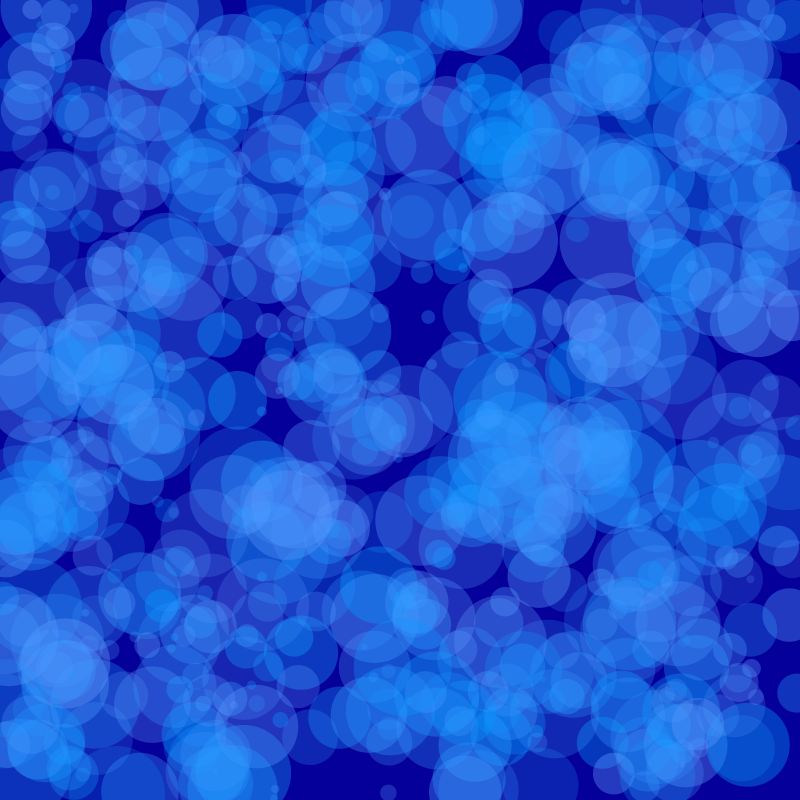
Frame 1 (no input)
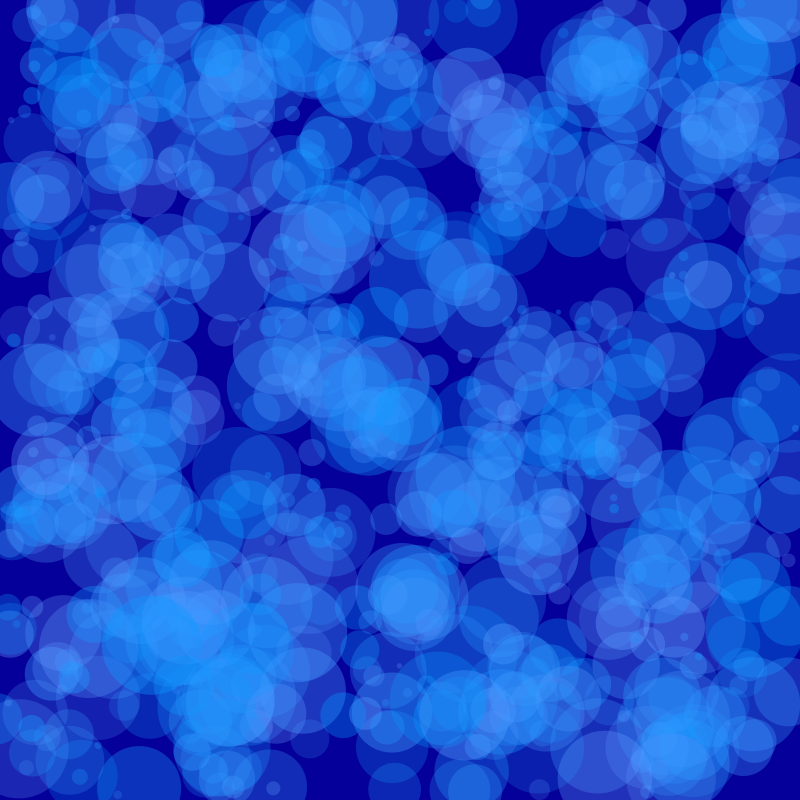
Frame 60 (the mouse pressed at the canvas centre just before this capture)
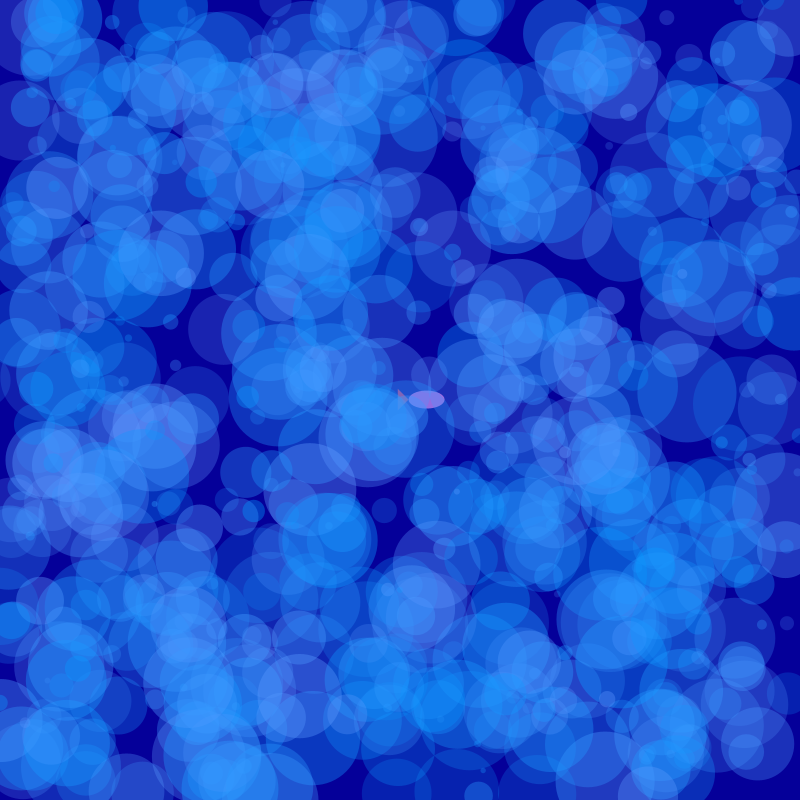
Frame 120 (the mouse held since frame 60 and released just before this capture)

The Processing sketch that drew these frames (run headless with seeded random() and noise(); from frame 60 on, the mouse is pressed at the canvas centre):

// Processing sketch: processing_95818
// ── processing_95818.pde

int elements = 700;
float x[] = new float[elements];
float y[] = new float[elements];
int frame = 0;
int drawpoints = 0;

void setup() {
  frameRate(10);
  size(800, 800);
  noStroke();
  for (int i = 0; i < elements; i++) {
    x[i] = random(width);
    y[i] = random(height);
  }
}

void mouseDragged(){
  if (drawpoints < elements){
    
  x[drawpoints] = mouseX;
  y[drawpoints] = mouseY;
  
  drawpoints += 1;
  }
}

void drawBubble() {
  fill(random(1, 100), 153, 255, random(50, 100));
  ellipse(0, 0, 5, 5);
}

void drawFish() {
  pushMatrix();
  translate(random(-10, 10), random(-10, 10));
  scale(random(2, 7));
  //fish
  fill(255, random(1, 255), random(1, 255), random(150, 255));
  ellipse(5, 0, 10, 5);
  fill(255, random(1, 255), random(1, 255), random(150, 255));
  translate(-3, -3);
  scale(0.6);
  triangle(0, 0, 0, 10, 5, 5);
  popMatrix();
}

void draw() {
  
  frame++;
  
  background(5, 0, 153);
  
  pushMatrix();
  if (mousePressed) {
    translate(mouseX, mouseY);
    drawFish();
  }
  popMatrix();
  
  for (int i = 0; i < elements; i++) {
    x[i] += random(-1, 1);
    y[i] += random(-1, 1);
    
    pushMatrix();
    translate(x[i], y[i]);
    scale(random(1, 20));
    drawBubble();
    popMatrix();
  }
  
  for (int j = 1; j < drawpoints; j++) {
    if (! mousePressed){
      float phase = frame / j;
      x[j] = x[j] + sin(phase);
      y[j] = y[j] + cos(phase);
    }
    
    float size = ((frame + j) * 0.2) % 20;
    
    ellipse(x[j], y[j], size, size);
}
}
